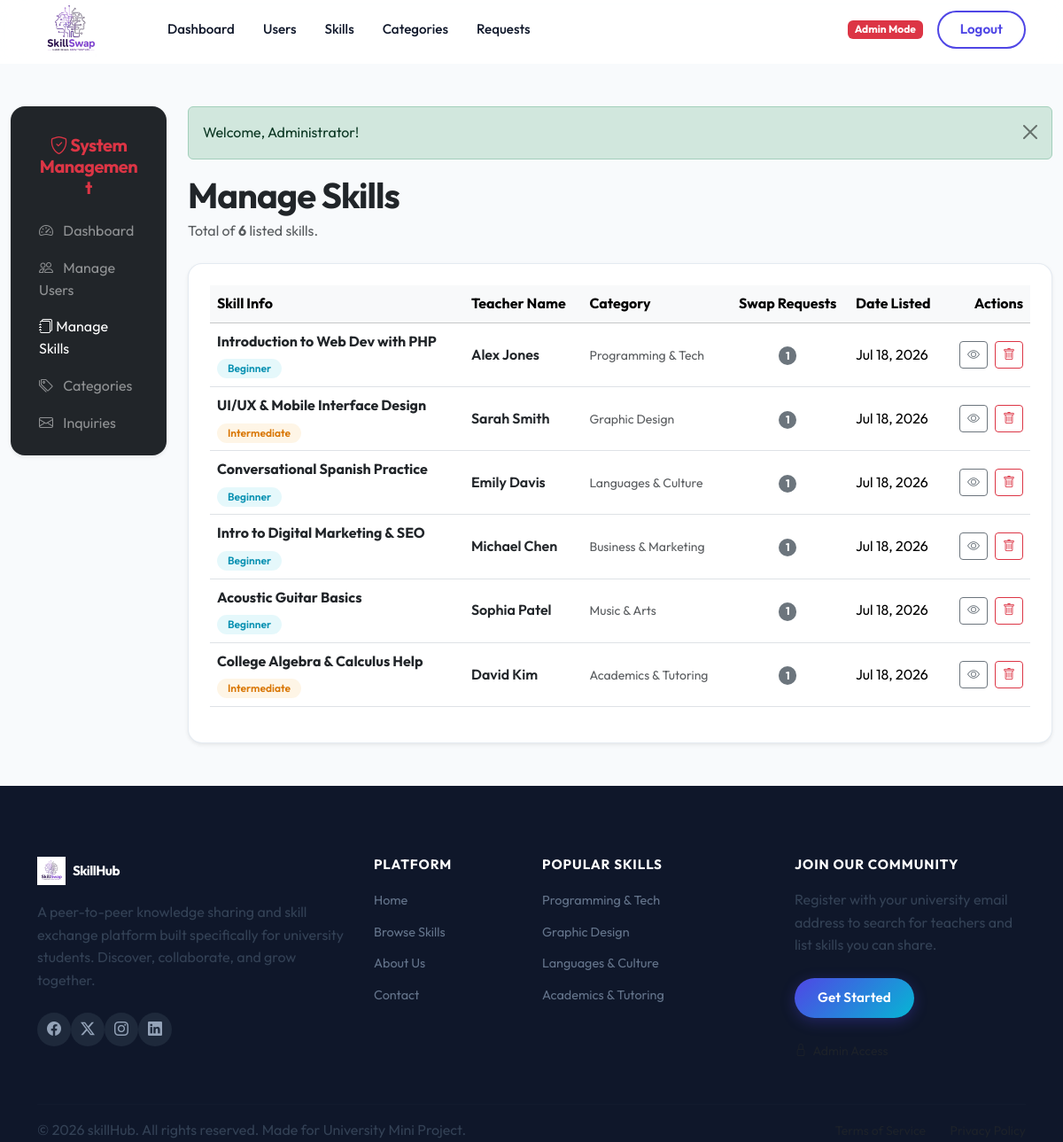
Page /admin/skills.php (signed in) on the committed database.
### tables this page shows
CREATE TABLE IF NOT EXISTS `skills` (
  `id` INT AUTO_INCREMENT PRIMARY KEY,
  `user_id` INT NOT NULL,
  `title` VARCHAR(100) NOT NULL,
  `description` TEXT NOT NULL,
  `category_id` INT NOT NULL,
  `level` ENUM('Beginner', 'Intermediate', 'Advanced') NOT NULL,
  `availability` VARCHAR(100) NOT NULL,
  `created_at` TIMESTAMP DEFAULT CURRENT_TIMESTAMP,
  FOREIGN KEY (`user_id`) REFERENCES `users`(`id`) ON DELETE CASCADE,
  FOREIGN KEY (`category_id`) REFERENCES `categories`(`id`) ON DELETE CASCADE
);

CREATE TABLE IF NOT EXISTS `users` (
  `id` INT AUTO_INCREMENT PRIMARY KEY,
  `username` VARCHAR(50) NOT NULL UNIQUE,
  `email` VARCHAR(100) NOT NULL UNIQUE,
  `password` VARCHAR(255) NOT NULL,
  `name` VARCHAR(100) NOT NULL,
  `university` VARCHAR(150) DEFAULT NULL,
  `department` VARCHAR(150) DEFAULT NULL,
  `bio` TEXT DEFAULT NULL,
  `skills_teach` TEXT DEFAULT NULL,
  `skills_learn` TEXT DEFAULT NULL,
  `profile_photo` VARCHAR(255) DEFAULT 'default-profile.png',
  `created_at` TIMESTAMP DEFAULT CURRENT_TIMESTAMP
);

CREATE TABLE IF NOT EXISTS `categories` (
  `id` INT AUTO_INCREMENT PRIMARY KEY,
  `name` VARCHAR(50) NOT NULL UNIQUE,
  `icon` VARCHAR(50) DEFAULT 'bi-code-slash'
);

### admin/skills.php (the view, shortened to what this page needs)
<?php
require_once '../includes/db.php';
require_once '../includes/auth.php';
$skills = [];
try {
    $skills = $pdo->query("SELECT s.*, u.name as teacher_name, c.name as category_name,
                                 (SELECT COUNT(*) FROM contact_requests WHERE skill_id = s.id) as request_count
                          FROM skills s
                          JOIN users u ON s.user_id = u.id
                          JOIN categories c ON s.category_id = c.id
                          ORDER BY s.created_at DESC")->fetchAll();
} catch (PDOException $e) {
}
require_once '../includes/header.php';
require_once '../includes/navbar.php';
?>
<div class="container-fluid my-5">
    <div class="row">
        <div class="col-lg-2 mb-4">
            <div class="card card-premium p-3 bg-dark text-white border-0 shadow-sm">
                <div class="card-header bg-transparent border-0 text-center py-3">
                    <h5 class="fw-bold mb-0 text-danger"><i class="bi bi-shield-check"></i> System Management</h5>
                </div>
                <div class="list-group list-group-flush bg-transparent">
                    <a href="dashboard.php" class="list-group-item list-group-item-action bg-transparent text-white-50 border-0 py-2"><i class="bi bi-speedometer2 me-2"></i> Dashboard</a>
                    <a href="users.php" class="list-group-item list-group-item-action bg-transparent text-white-50 border-0 py-2"><i class="bi bi-people me-2"></i> Manage Users</a>
                    <a href="skills.php" class="list-group-item list-group-item-action bg-transparent text-white border-0 py-2 active"><i class="bi bi-journals"></i> Manage Skills</a>
                    <a href="categories.php" class="list-group-item list-group-item-action bg-transparent text-white-50 border-0 py-2"><i class="bi bi-tags me-2"></i> Categories</a>
                    <a href="requests.php" class="list-group-item list-group-item-action bg-transparent text-white-50 border-0 py-2"><i class="bi bi-envelope me-2"></i> Inquiries</a>
                </div>
            </div>
        </div>
        <div class="col-lg-10">
            <div class="d-flex justify-content-between align-items-center mb-4">
                <div>
                    <h1 class="fw-bold text-dark mb-1">Manage Skills</h1>
                    <p class="text-muted mb-0">Total of <strong><?php echo count($skills); ?></strong> listed skills.</p>
                </div>
            </div>
            <div class="card card-premium bg-white shadow-sm p-4">
                <?php if (empty($skills)): ?>
                    <div class="text-center py-5">
                        <div class="fs-1 text-muted"><i class="bi bi-journals"></i></div>
                        <p class="text-muted mt-3">No skills are listed yet in the database.</p>
                    </div>
                <?php else: ?>
                    <div class="table-responsive">
                        <table class="table table-hover align-middle">
                            <thead class="table-light">
                                <tr>
                                    <th>Skill Info</th>
                                    <th>Teacher Name</th>
                                    <th>Category</th>
                                    <th class="text-center">Swap Requests</th>
                                    <th>Date Listed</th>
                                    <th class="text-end">Actions</th>
                                </tr>
                            </thead>
                            <tbody>
                                <?php foreach ($skills as $s): ?>
                                    <tr>
                                        <td>
                                            <div class="fw-bold text-dark mb-1"><?php echo htmlspecialchars($s['title']); ?></div>
                                            <span class="badge badge-custom badge-level-<?php echo strtolower($s['level']); ?>"><?php echo htmlspecialchars($s['level']); ?></span>
                                        </td>
                                        <td>
                                            <div class="fw-semibold text-dark"><?php echo htmlspecialchars($s['teacher_name']); ?></div>
                                        </td>
                                        <td>
                                            <span class="text-muted small"><?php echo htmlspecialchars($s['category_name']); ?></span>
                                        </td>
                                        <td class="text-center">
                                            <span class="badge bg-secondary rounded-pill"><?php echo $s['request_count']; ?></span>
                                        </td>
                                        <td><?php echo date("M d, Y", strtotime($s['created_at'])); ?></td>
                                        <td class="text-end">
                                            <div class="d-flex gap-2 justify-content-end">
                                                <a href="../skill-details.php?id=<?php echo $s['id']; ?>" class="btn btn-sm btn-outline-secondary" target="_blank" title="View Listing"><i class="bi bi-eye"></i></a>
                                                <form action="skills.php" method="POST" class="d-inline">
                                                    <button type="submit" class="btn btn-sm btn-outline-danger btn-confirm-delete" data-confirm-message="Are you sure you want to delete this skill listing? This will delete all incoming student swap requests sent for this skill!" title="Delete Skill"><i class="bi bi-trash"></i></button>
                                                </form>
                                            </div>
                                        </td>
                                    </tr>
                                <?php endforeach; ?>
                            </tbody>
                        </table>
                    </div>
                <?php endif; ?>
            </div>
        </div>
    </div>
</div>
<?php require_once '../includes/footer.php'; ?>

### assets/css/style.css (style rules this page uses)
:root { --primary: #4f46e5; --primary-dark: #3730a3; --primary-glow: rgba(79, 70, 229, 0.18); --secondary: #6271a4; --accent: #06b6d4; --success: #22c55e; --warning: #f59e0b; --text-dark: #0f172a; --text-body: #334155; --text-muted: #64748b; --text-light: #94a3b8; --bg-light: #f8fafc; --bg-white: #ffffff; --border-color: rgba(226, 232, 240, 0.9); --glass-bg: rgba(255, 255, 255, 0.88); --glass-border: rgba(255, 255, 255, 0.45); --gradient-primary: linear-gradient(135deg, #4f46e5 0%, #06b6d4 100%); --gradient-secondary: linear-gradient(135deg, #0284c7 0%, #4f46e5 100%); --gradient-soft: linear-gradient(135deg, rgba(79, 70, 229, 0.05) 0%, rgba(6, 182, 212, 0.05) 100%); --gradient-hero: linear-gradient(145deg, #eef2ff 0%, #f0fdff 50%, #e0f2fe 100%); --gradient-cta: linear-gradient(135deg, #1e3a8a 0%, #4f46e5 50%, #0284c7 100%); --shadow-xs: 0 1px 3px rgba(0, 0, 0, 0.05); --shadow-sm: 0 4px 12px rgba(79, 70, 229, 0.08); --shadow-md: 0 10px 28px rgba(79, 70, 229, 0.14); --shadow-lg: 0 20px 48px rgba(79, 70, 229, 0.18); --radius-sm: 10px; --radius-md: 16px; --radius-lg: 24px; --radius-xl: 32px; --navbar-h: 72px; --transition: 0.3s cubic-bezier(0.16, 1, 0.3, 1); }
*, *::before, *::after { box-sizing: border-box; margin: 0; padding: 0; }
html { scroll-behavior: smooth; }
body { font-family: 'Outfit', sans-serif; background-color: var(--bg-light); color: var(--text-body); min-height: 100vh; display: flex; flex-direction: column; overflow-x: hidden; line-height: 1.6; padding-top: var(--navbar-h); }
h1, h2, h3, h4, h5, h6 { font-weight: 700; letter-spacing: -0.025em; color: var(--text-dark); line-height: 1.2; }
p { color: var(--text-body); }
a { text-decoration: none; }
.badge-level-beginner { background: rgba(6, 182, 212, 0.1); color: #0891b2; padding: 5px 12px; border-radius: 20px; font-weight: 600; font-size: 0.75rem; }
.badge-level-intermediate { background: rgba(245, 158, 11, 0.1); color: #d97706; padding: 5px 12px; border-radius: 20px; font-weight: 600; font-size: 0.75rem; }
.card-premium { background: white; border: 1px solid var(--border-color); border-radius: var(--radius-md); box-shadow: var(--shadow-xs); transition: all var(--transition); overflow: hidden; }

### rows in the picture
skills: title "Introduction to Web Dev with PHP", level "Beginner", user.name "Alex Jones", category.name "Programming & Tech", request_count "1", created_at "Jul 18, 2026"
skills: title "UI/UX & Mobile Interface Design", level "Intermediate", user.name "Sarah Smith", category.name "Graphic Design", request_count "1", created_at "Jul 18, 2026"
skills: title "Conversational Spanish Practice", level "Beginner", user.name "Emily Davis", category.name "Languages & Culture", request_count "1", created_at "Jul 18, 2026"
skills: title "Intro to Digital Marketing & SEO", level "Beginner", user.name "Michael Chen", category.name "Business & Marketing", request_count "1", created_at "Jul 18, 2026"
skills: title "Acoustic Guitar Basics", level "Beginner", user.name "Sophia Patel", category.name "Music & Arts", request_count "1", created_at "Jul 18, 2026"
skills: title "College Algebra & Calculus Help", level "Intermediate", user.name "David Kim", category.name "Academics & Tutoring", request_count "1", created_at "Jul 18, 2026"

### other values in the picture
$msg['text'] "Welcome, Administrator!"
count($skills) "6"
